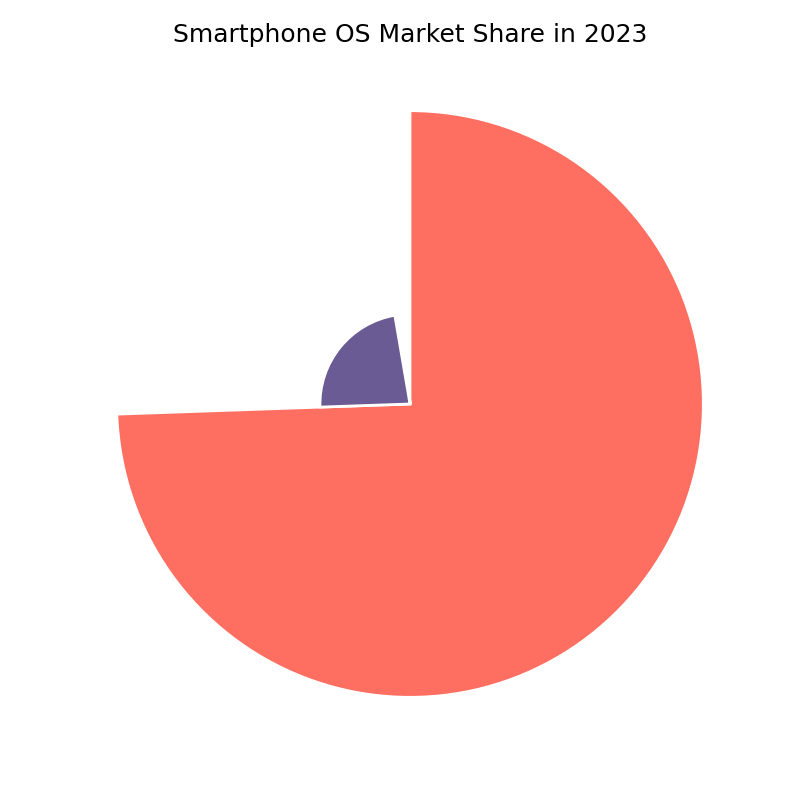

Generate this figure with Python:

import seaborn as sns
import matplotlib.pyplot as plt
import pandas as pd
import numpy as np

# Dataframe
data = {
    'OS': ['Android', 'iOS', 'KaiOS', 'Samsung', 'Unknown', 'Others'],
    'Market Share': [74.45, 22.85, 0.91, 0.74, 0.66, 0.39]
}

df = pd.DataFrame(data)

# Prepare data for 'pie chart' like visualization
df['angle'] = df['Market Share']/df['Market Share'].sum() * 2 * np.pi
df['color'] = ['#FF6F61', '#6B5B95', '#88B04B', '#F7CAC9', '#92A8D1', '#955251']

# Barplot to mimic pie chart
plt.figure(figsize=(8, 8))
ax = plt.subplot(111, polar=True)
ax.bar(x=df['angle'].cumsum() - df['angle']/2, 
       height=df['Market Share'], 
       width=df['angle'], 
       color=df['color'], 
       linewidth=2, 
       edgecolor='white')

# Custom settings
ax.set_theta_direction(-1)
ax.set_theta_zero_location('N')
ax.set_axis_off()

# Title
plt.title('Smartphone OS Market Share in 2023', pad=20, fontsize=18)

plt.show()
